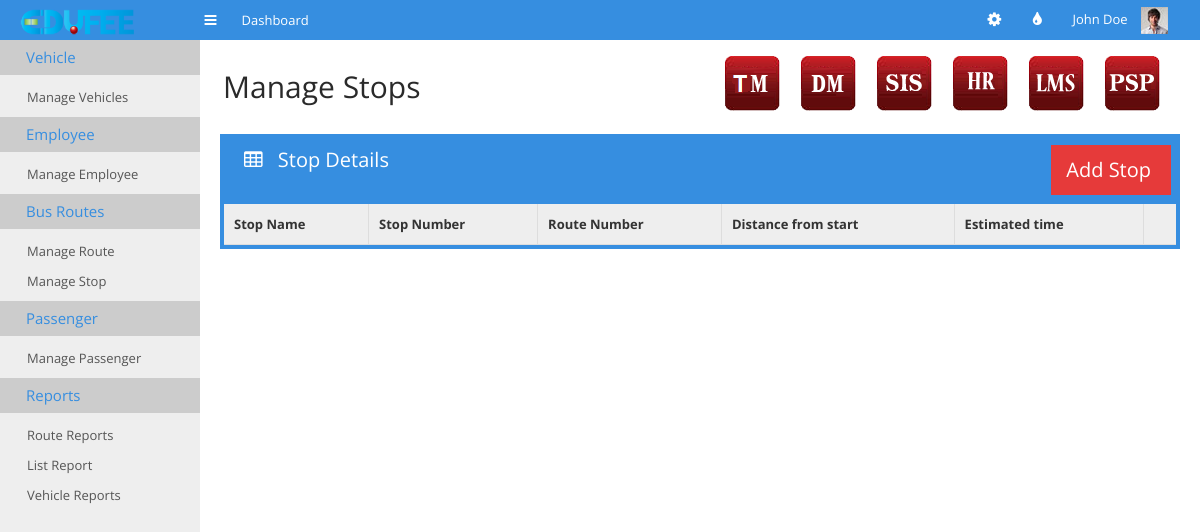
The page /tm-manage-stop.php on the database as committed earlier.
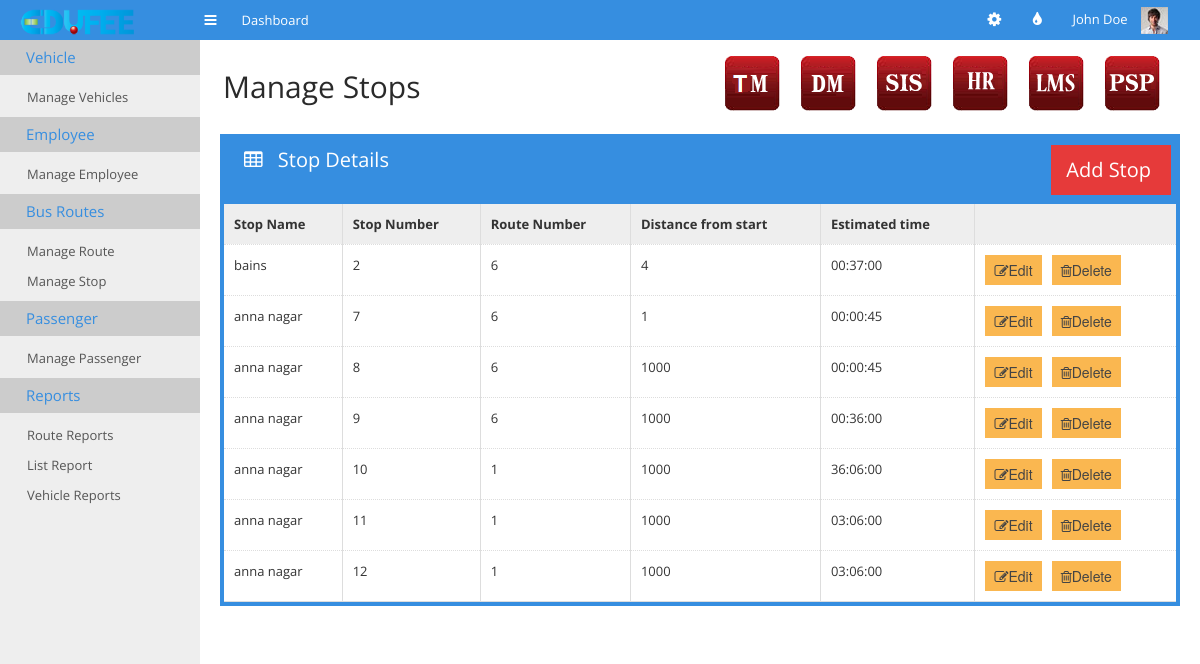
The same page on the database as committed later.
### tables this page shows
CREATE TABLE IF NOT EXISTS `tm_bus_stop` (
  `name` text,
  `id` int(11) NOT NULL,
  `route` int(11) DEFAULT NULL,
  `distance` bigint(20) DEFAULT NULL,
  `estimated_time` time DEFAULT NULL,
  PRIMARY KEY (`id`)
);

### tm-manage-stop.php (the view, shortened to what the changed rows need)
<!doctype html>
<html>
<head>
    <link rel="stylesheet" href="css/bootstrap.min.css">
    <link rel="stylesheet" href="css/bootstrap-responsive.min.css">
    <link rel="stylesheet" href="css/plugins/jquery-ui/smoothness/jquery-ui.css">
    <link rel="stylesheet" href="css/plugins/jquery-ui/smoothness/jquery.ui.theme.css">
    <link rel="stylesheet" href="css/style.css">
    <link rel="stylesheet" href="css/themes.css">
</head>
<body>
<div class="container-fluid" id="content">
    <div id="main">
        <div class="container-fluid">
            <div class="page-header">
                <div class="pull-left">
                    <h1>Manage Stops</h1>
                </div>
            </div>
            <div class="row-fluid">
                <div class="span12">
                    <div class="box box-color box-bordered">
                        <div class="box-content nopadding">
                            <table class="table table-hover table-nomargin table-bordered">
                                <thead>
                                <tr>
                                    <th class='hidden-350'>Stop Name</th>
                                    <th class="hidden-480">Stop Number</th>
                                    <th class='hidden-1024'>Route Number</th>
                                    <th class="hidden-1024">Distance from start</th>
                                    <th class="hidden-1024">Estimated time</th>
                                    <th></th>
                                </tr>
                                </thead>
                                <tbody>
                                <?php
                                require_once "datas.php";
                                $dbconnection = connectSQL($dbdetails);
                                if(mysqli_connect_errno())
                                {
                                    echo "db_connection_fail";
                                }
                                else
                                {
                                    $sql="select * from tm_bus_stop";
                                    $result=mysqli_query($dbconnection,$sql);
                                    while($row=mysqli_fetch_array($result))
                                    {
                                        echo '<tr><td>'.$row['name'].'</td><td>'.$row['id'].'</td><td class="hidden-350">'
                                            .$row['route'].'</td><td class="hidden-1024">'.$row['distance'].'</td>
                                            <td class="hidden-1024">'.$row['estimated_time'].
                                            '</td><td><button class="edit btn btn-warning" value="'.$row['id']
                                            .'"><i class="icon-edit"></i>Edit</button><span>&nbsp&nbsp</span>
                                            <button class="delete btn btn-warning" value="'.$row['id']
                                            .'"><i class="icon-trash"></i>Delete</button></td></tr>';
                                    }
                                }
                                ?>
                                </tbody>
                            </table>
                        </div>
                    </div>
                </div>
            </div>
        </div>
    </div>
</body>
</html>

Rows that differ between the two databases and show on the page:
added tm_bus_stop: name "bains", id "2", route "6", distance "4", estimated_time "00:37:00"
added tm_bus_stop: name "anna nagar", id "7", route "6", distance "1", estimated_time "00:00:45"
added tm_bus_stop: name "anna nagar", id "8", route "6", distance "1000", estimated_time "00:00:45"
added tm_bus_stop: name "anna nagar", id "9", route "6", distance "1000", estimated_time "00:36:00"
added tm_bus_stop: name "anna nagar", id "10", route "1", distance "1000", estimated_time "36:06:00"
added tm_bus_stop: name "anna nagar", id "11", route "1", distance "1000", estimated_time "03:06:00"
added tm_bus_stop: name "anna nagar", id "12", route "1", distance "1000", estimated_time "03:06:00"
